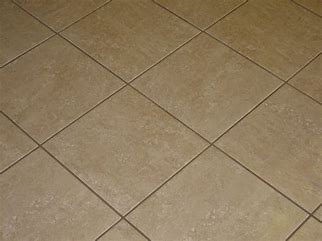
#> input picture images/img2.jpeg, 322 x 241 px
$ python Harris.py
#> lines starting #> are read from the running program, lines starting #| are printed output that depends on the picture; after the words box and inside, x2 and y2 are one past the last pixel; in counts of white or black regions, pixels touching at a corner belong together

import cv2
import numpy as np
import matplotlib.pyplot as plt


filename = 'images/img2.jpeg'
img = cv2.imread(filename)
#> img is the input picture: shape (241, 322, 3); mean B, G, R 94.1, 123.4, 142.6
gray = cv2.cvtColor(img,cv2.COLOR_BGR2GRAY)
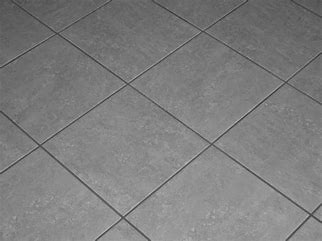
#> gray: shape (241, 322); min 45, max 197, mean 125.8

gray = np.float32(gray)
dst = cv2.cornerHarris(gray,2,3,0.04)
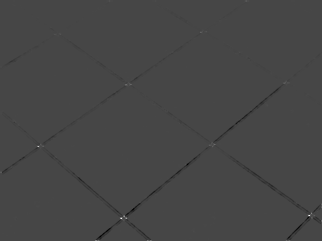
#> dst: shape (241, 322) float32; min -1826925.6, max 4763115.5, mean -9825.7; drawn with min black and max white

#result is dilated for marking the corners, not important
dst = cv2.dilate(dst,None)
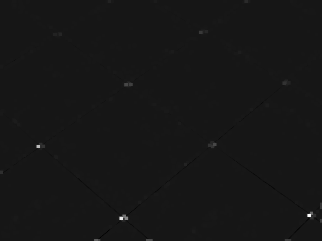
#> dst: shape (241, 322) float32; min -469570.4, max 4763115.5, mean 5742; drawn with min black and max white

harris=img.copy()
# Threshold for an optimal value, it may vary depending on the image.
harris[dst>0.01*dst.max()]=[0,0,255]
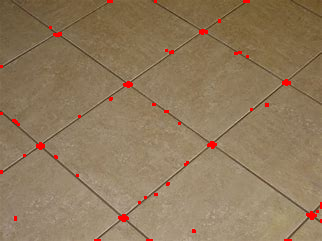
#> harris: shape (241, 322, 3); 1.12% of pixels changed, all inside (x1, y1, x2, y2) = (0, 0, 322, 241)

# Display the images
plt.figure(figsize=(12, 9))

# Display the original image
plt.subplot(1, 2, 1)
plt.imshow(cv2.cvtColor(img, cv2.COLOR_BGR2RGB))
plt.title('Original Image')
plt.axis('off')

# Display the generated output image for Harris
plt.subplot(1, 2, 2)
plt.imshow(cv2.cvtColor(harris, cv2.COLOR_BGR2RGB))
plt.title('Output Image (Harris)')
plt.axis('off')

plt.tight_layout()
plt.show()
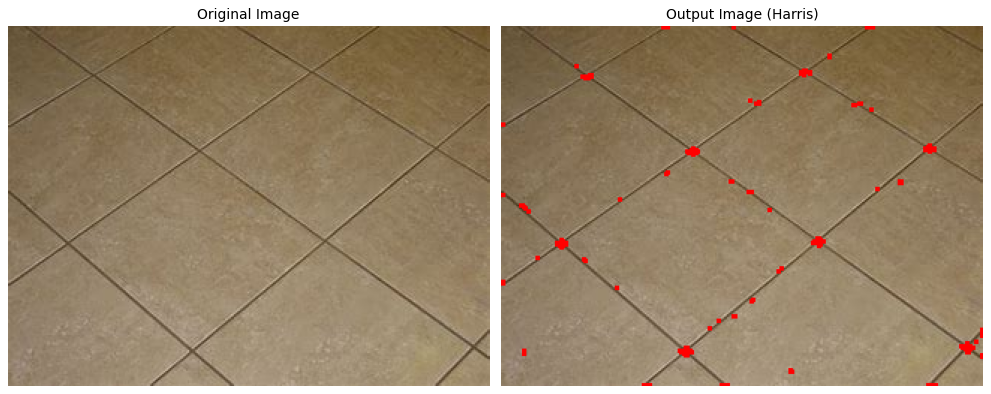
#> figure drawn by matplotlib, 2 panels

$ run again, with images/apple.png saved as images/img2.jpeg
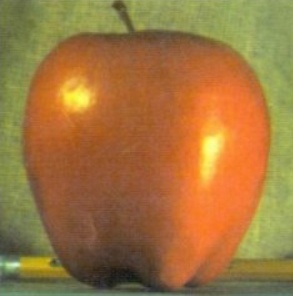
#> input picture images/apple.png, 293 x 296 px
#> img is the input picture: shape (296, 293, 3); mean B, G, R 63, 117.5, 159.6
#> `dst = cv2.dilate(dst,None)`:
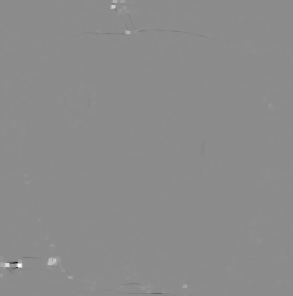
#> dst: shape (296, 293) float32; min -177634.5, max 146088.6, mean 229.7; drawn with min black and max white
#> harris: shape (296, 293, 3); 2.21% of pixels changed, all inside (x1, y1, x2, y2) = (0, 0, 288, 296)
#> `plt.show()`:
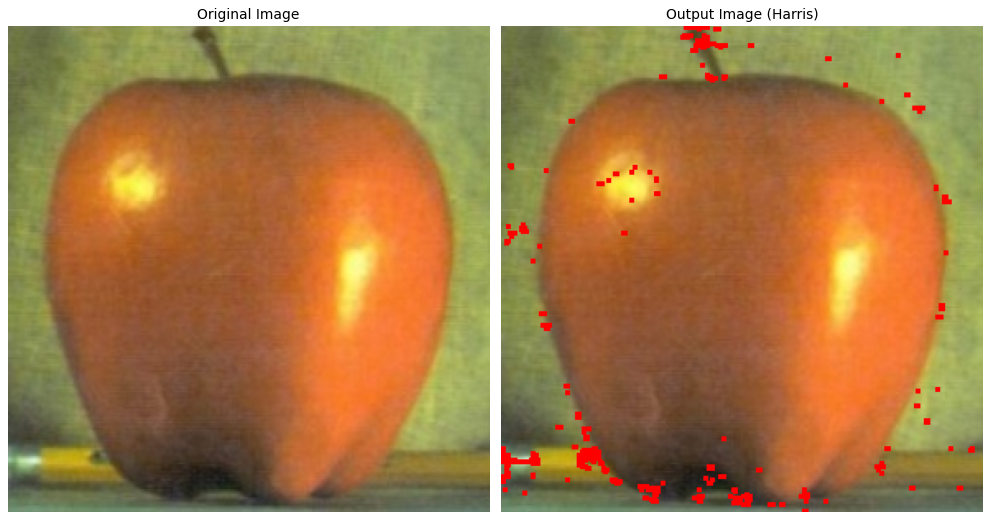
#> figure drawn by matplotlib, 2 panels
